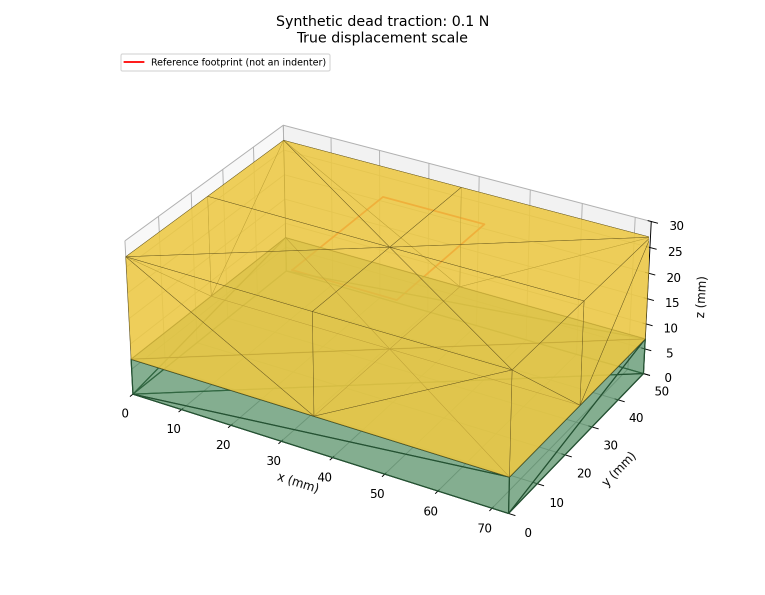
#> input picture analysis/localized_fem/cli_example/deformed.png, 1530 x 1190 px (shown at 1/2 size)
$ python -i extract.py   (imports and definitions only)
#> lines starting #> are read from the running program, lines starting #| are printed output that depends on the picture; after the words box and inside, x2 and y2 are one past the last pixel; in counts of white or black regions, pixels touching at a corner belong together
#> further down, picture is the input picture: shape (1190, 1530, 3); mean B, G, R 203.4, 234.6, 240.3
"""Reproducible, classical-CV measurements; no material/physical-model fitting.

Run from any directory: python analysis/extract.py [--video 500ml]
All generated artifacts stay under analysis/outputs. Originals are read only.
"""
import argparse
import csv
import hashlib
import json
import platform
from pathlib import Path

import cv2
import numpy as np
import scipy
from scipy.ndimage import gaussian_filter1d
from scipy.signal import find_peaks
import matplotlib
# [1 line not run here, left out]
import matplotlib.pyplot as plt

HERE = Path(__file__).resolve().parent
ROOT = HERE.parent
# [1 line that did not run here, left out]
OUT = HERE / "outputs"
# [1 line that did not run here, left out]
NAN = float("nan")
# [1 line not run here, left out]


# [15 lines left out: functions digest, write_csv, not called in this run]


def robust_line(x, y):
    x, y = np.asarray(x), np.asarray(y)
    good = np.isfinite(y)
    if good.sum() < 5:
        return NAN, NAN, NAN, good
    for _ in range(3):
        a, b = np.polyfit(x[good], y[good], 1)
        residual = y-(a*x+b)
        mad = np.median(np.abs(residual[good]-np.median(residual[good])))
        good = np.isfinite(y) & (np.abs(residual) < max(2.0, 3*1.4826*mad))
        if good.sum() < 5:
            return NAN, NAN, NAN, good
    return float(a), float(b), float(np.sqrt(np.mean(residual[good]**2))), good


def surfaces(frame, yellow_occupancy=.48, green_occupancy=.42):
    """Column occupancy, not single-pixel threshold crossings; half-resolution."""
#> called with yellow_occupancy = 0.48, green_occupancy = 0.42
    hsv = cv2.cvtColor(frame, cv2.COLOR_BGR2HSV)
#> hsv: shape (1190, 1530, 3); mean H, S, V 9, 45, 242
    h, s, v = cv2.split(hsv)
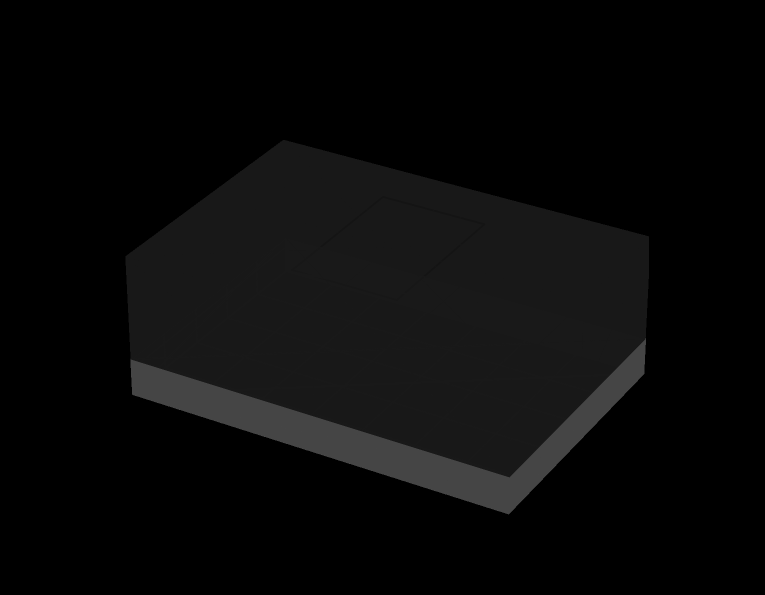
#> h: shape (1190, 1530) (shown at 1/2 size); min 0, max 90, mean 9
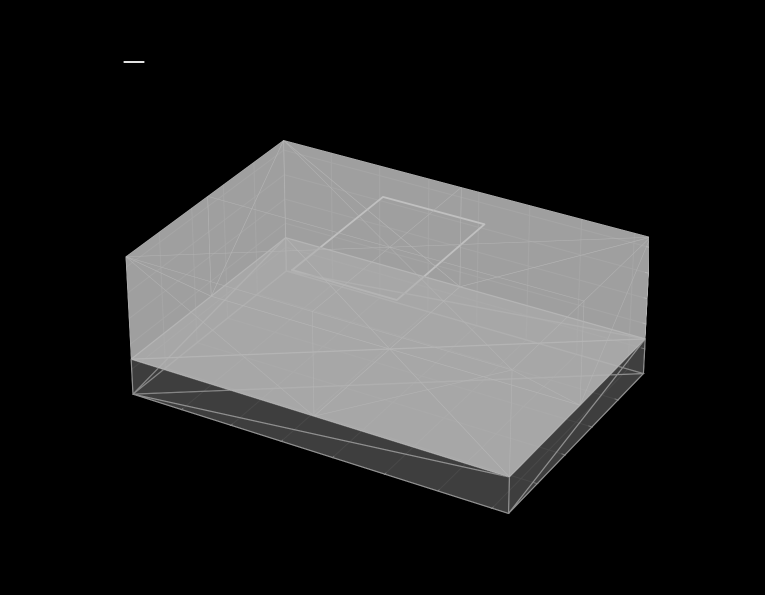
#> s: shape (1190, 1530) (shown at 1/2 size); min 0, max 255, mean 45
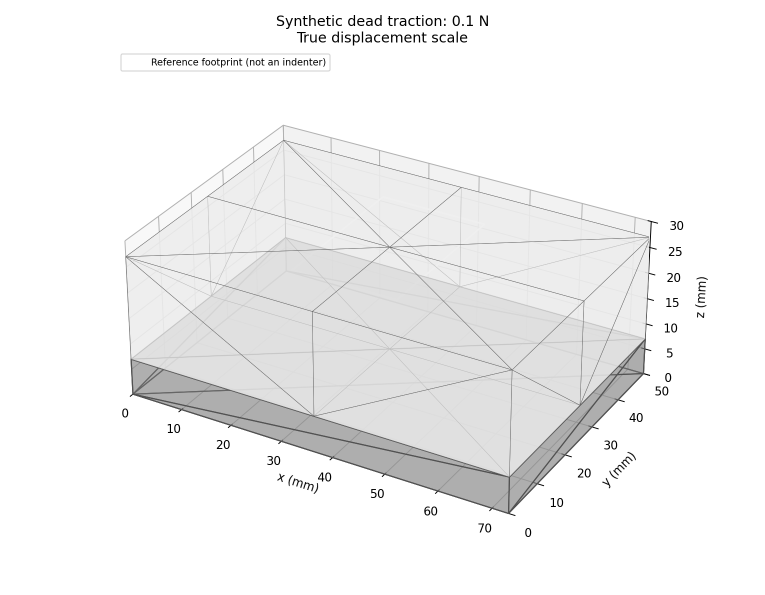
#> v: shape (1190, 1530) (shown at 1/2 size); min 0, max 255, mean 242
    yellow = ((h > 15) & (h < 43) & (s > 55) & (v > 65)).astype(np.uint8)
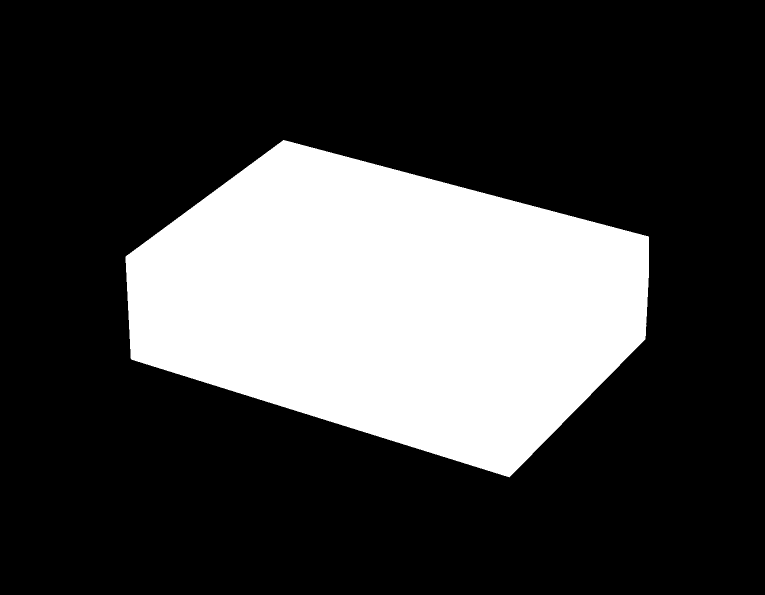
#> yellow: shape (1190, 1530) (shown at 1/2 size); values 0 (black) and 1 (white), 25.6% white; 1 white region, box (x1, y1, x2, y2) and area: (251, 280, 1298, 955) 466141
    green = ((h > 50) & (h < 110) & (s > 65) & (v < 155)).astype(np.uint8)
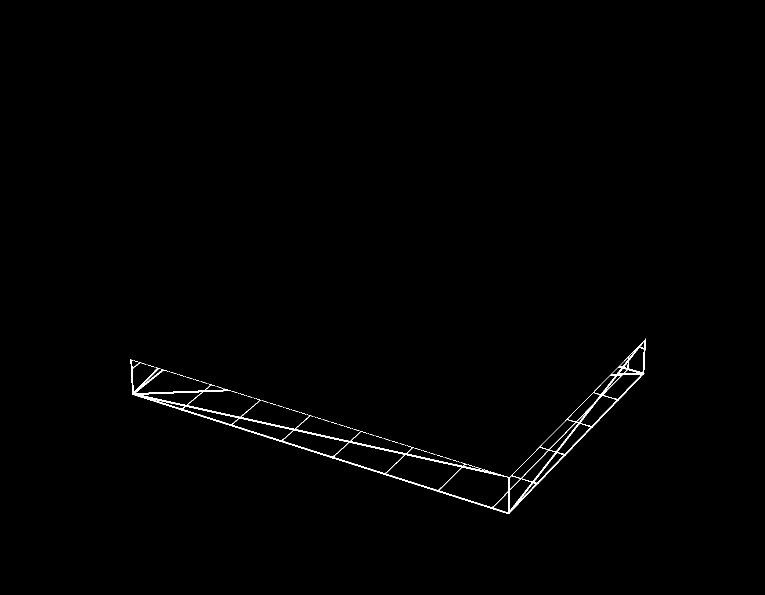
#> green: shape (1190, 1530) (shown at 1/2 size); values 0 (black) and 1 (white), 0.62% white in thin lines or dots, all inside (x1, y1, x2, y2) = (261, 677, 1292, 1028)
    yellow[:80] = 0
    yellow[385:] = 0
#> yellow: shape (1190, 1530); values 0 (black) and 1 (white), 1.6% white; 1 white region, box (x1, y1, x2, y2) and area: (425, 280, 962, 385) 28329
    yellow[:, :90] = 0
    yellow[:, 785:] = 0
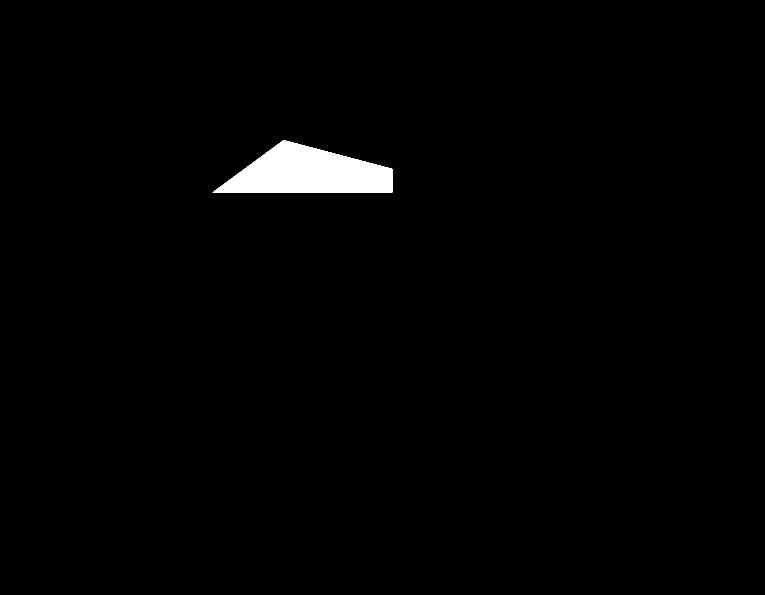
#> yellow: shape (1190, 1530) (shown at 1/2 size); values 0 (black) and 1 (white), 1.3% white; 1 white region, box (x1, y1, x2, y2) and area: (425, 280, 785, 385) 24099
    green[:220] = 0
    green[410:] = 0
#> green: shape (1190, 1530); 0.62% of pixels changed, all inside (x1, y1, x2, y2) = (261, 677, 1292, 1028)
    green[:, :90] = 0
    green[:, 785:] = 0
    xs = np.arange(155, 730, 12)
    top, interface, bottom = [], [], []
    for x in xs:
        yp = gaussian_filter1d(yellow[:, x-4:x+5].mean(axis=1), 1)
        gp = gaussian_filter1d(green[:, x-4:x+5].mean(axis=1), 1)
        yi, gi = np.flatnonzero(yp > yellow_occupancy), np.flatnonzero(gp > green_occupancy)
        top.append(float(yi[0]) if len(yi) > 20 else NAN)
        interface.append(float(yi[-1]) if len(yi) > 20 else NAN)
        bottom.append(float(gi[-1]) if len(gi) > 12 else NAN)
#> this loop made 48 passes
#> yi on pass 24: [380, 381, 382, 383, 384]
#> after the loop, bottom = 48 items, first 6: nan, nan, nan, nan, nan, nan; interface = 48 items, first 6: nan, nan, nan, nan, nan, nan; top = 48 items, first 6: nan, nan, nan, nan, nan, nan
    top, interface, bottom = map(np.array, (top, interface, bottom))
    a, b, rms, good = robust_line(xs, top)
#> in robust_line, `x, y = np.asarray(x), np.asarray(y)`: x = 48 values from 155 to 719
#> a = -0.126; b = 384.3; rms = 19.29
    # Separate card lower-edge localization: low-saturation bright strip just above foam.
    plate = []
    gray = cv2.cvtColor(frame, cv2.COLOR_BGR2GRAY)
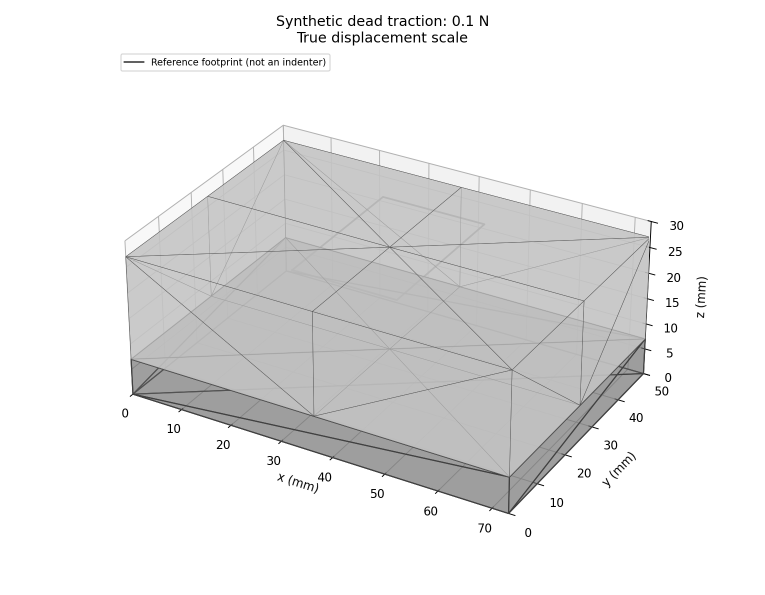
#> gray: shape (1190, 1530) (shown at 1/2 size); min 0, max 255, mean 232.7
    for x, y in zip(xs, top):
        if not np.isfinite(y) or not np.isfinite(b):
            plate.append(NAN)
            continue
        y = int(a*x+b)
        lo, hi = max(1,y-7), y+6
        sat = np.median(s[lo:hi, x-3:x+4], axis=1)
        val = np.median(v[lo:hi, x-3:x+4], axis=1)
        smooth=gaussian_filter1d(sat.astype(float),.7)
        changes=np.diff(smooth)
        candidate=np.flatnonzero((changes>15)&(smooth[:-1]<100)&(smooth[1:]>60))
        plate.append(float(lo+candidate[np.argmax(changes[candidate])]+.5) if len(candidate) else NAN)
#> this loop made 48 passes
#> x on passes 1 to 12: 155, 167, 179, 191, 203, 215, 227, 239, 251, 263, 275, 287
#> (x, lo, hi, sat) on passes 26, 27, 28, 29, 30, 44: (455, 320, 333, [0, 0, 0, 0, 0, 0, 0, 0, 0, 0, 0, 0, 0]), (467, 318, 331, [0, 0, 0, 0, 0, 0, 0, 0, 0, 0, 0, 0, 0]), (479, 316, 329, [0, 0, 0, 0, 0, 0, 0, 0, 0, 0, 0, 0, 0]), (491, 315, 328, [0, 0, 0, 0, 0, 0, 0, 0, 0, 0, 0, 0, 0]), (503, 313, 326, [0, 0, 0, 0, 0, 0, 0, 0, 0, 0, 0, 0, 0]), (671, 292, 305, [0, 0, 0, 0, 0, 0, 0, 0, 0, 0, 0, 0, 0])
#> after the loop, plate = 48 items, first 6: nan, nan, nan, nan, nan, nan
    plate = np.array(plate)
    pa, pb, prms, pg = robust_line(xs, plate)
#> pa = nan; pb = nan; prms = nan
    # Edge estimates are foam silhouette, separate from marker widths.
    mid = int(np.nanmedian((top+interface)/2))
#> mid = 346
    occupancy = yellow[max(0,mid-8):mid+9].mean(axis=0)
#> occupancy = 1530 values, max 1 at index 488, min 0 at index 0, mean 0.201
    ids = np.flatnonzero(occupancy > .5)
#> ids = 308 values from 477 to 784
    left, right = (float(ids[0]), float(ids[-1])) if len(ids) else (NAN,NAN)
#> left = 477; right = 784
    return {"xs":xs, "top":top, "interface":interface, "bottom":bottom,
            "plate":plate,"plate_a":pa,"plate_b":pb,"plate_rms":prms,
            "plate_valid_fraction":float(pg.mean()),"left":left,"right":right,
            "top_a":a,"top_b":b,"top_rms":rms}


# [364 lines left out: functions calibrate, background_features, registration, marker_blob, bottle_bottom, card_left_tip and 3 more, not called in this run]


# [7 lines not run here, left out]

>>> import cv2
>>> picture = cv2.imread('localized_fem/cli_example/deformed.png')
>>> result = surfaces(picture)
#> result = 14 items
